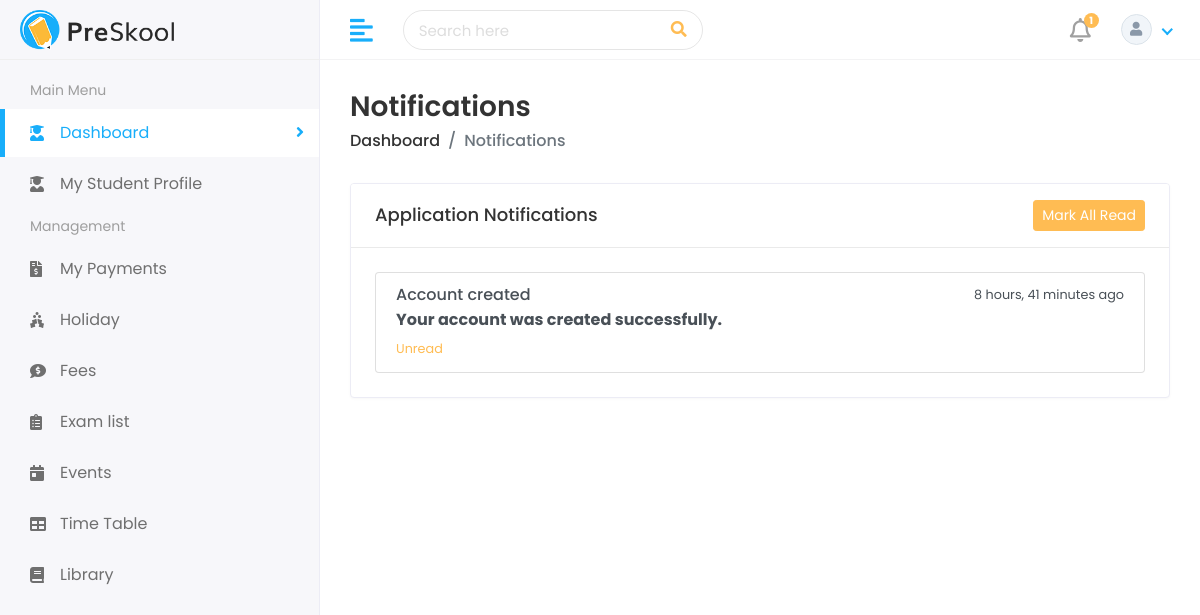
/authentication/notifications/ (signed in), run on an earlier commit of the app's database.
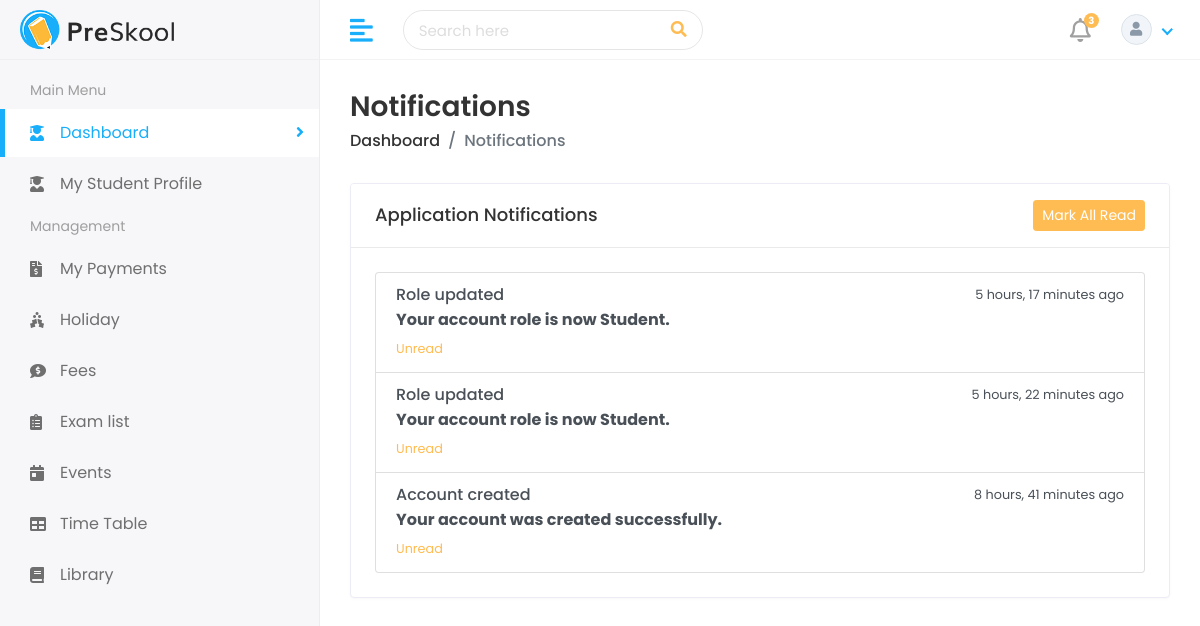
And on a later commit of the database.
### home_auth/models.py (models this page shows, shortened)
class Notification(models.Model):
    user = models.ForeignKey(settings.AUTH_USER_MODEL, on_delete=models.CASCADE, related_name="notifications")
    title = models.CharField(max_length=120)
    message = models.TextField()
    link = models.CharField(max_length=255, blank=True)
    is_read = models.BooleanField(default=False)
    created_at = models.DateTimeField(auto_now_add=True)
    class Meta:
        ordering = ["-created_at"]

### home_auth/views.py (the view)
# urls.py: path("notifications/", views.notification_list_view, name="notifications"),
@login_required
def notification_list_view(request):
    notifications = Notification.objects.filter(user=request.user)
    return render(request, "Home/notifications.html", {"notifications": notifications})

### home_auth/context_processors.py (called while the page is built)
def _profile_for_user(user):
    try:
        student = getattr(user, "student_profile", None)
    except ObjectDoesNotExist:
        student = None
    if student is not None:
        return student
    try:
        return getattr(user, "teacher_profile", None)
    except ObjectDoesNotExist:
        return None

### HOME/templates/Home/notifications.html
{% extends 'HOME/base.html' %}
{% load static %}
{% block body %}
<div class="page-wrapper">
<div class="content container-fluid">
<div class="page-header">
<div class="row">
<div class="col-sm-12">
<h3 class="page-title">Notifications</h3>
<ul class="breadcrumb">
<li class="breadcrumb-item"><a href="{% url 'index' %}">Dashboard</a></li>
<li class="breadcrumb-item active">Notifications</li>
</ul>
</div>
</div>
</div>
<div class="card">
<div class="card-header d-flex justify-content-between align-items-center">
<h5 class="card-title mb-0">Application Notifications</h5>
<a class="btn btn-sm btn-primary" href="{% url 'notifications_read_all' %}">Mark All Read</a>
</div>
<div class="card-body">
{% if notifications %}
<div class="list-group">
{% for notification in notifications %}
<a class="list-group-item list-group-item-action {% if not notification.is_read %}font-weight-bold{% endif %}" href="{% url 'notification_read' notification.id %}">
<div class="d-flex w-100 justify-content-between">
<h6 class="mb-1">{{ notification.title }}</h6>
<small>{{ notification.created_at|timesince }} ago</small>
</div>
<p class="mb-1">{{ notification.message }}</p>
{% if not notification.is_read %}
<small class="text-primary">Unread</small>
{% endif %}
</a>
{% endfor %}
</div>
{% else %}
<p class="mb-0">No notifications yet.</p>
{% endif %}
</div>
</div>
</div>
</div>
{% endblock %}

### HOME/templates/Home/base.html (shortened to what this page needs)
{% load static %}
<!DOCTYPE html>
<html lang="en">
   <head>
      <link rel="stylesheet" href="{% static 'plugins/bootstrap/css/bootstrap.min.css' %}">
      <link rel="stylesheet" href="{% static 'plugins/fontawesome/css/fontawesome.min.css' %}">
      <link rel="stylesheet" href="{% static 'plugins/fontawesome/css/all.min.css' %}">
      <link rel="stylesheet" href="{% static 'css/style.css' %}">
   </head>
   <body>
      <div class="main-wrapper">
         <div class="header">
            <div class="header-left">
               <a href="index.html" class="logo">
               <img src="{% static 'img/logo.png' %}" alt="Logo">
               </a>
            </div>
            <a href="javascript:void(0);" id="toggle_btn">
            <i class="fas fa-align-left"></i>
            </a>
            <div class="top-nav-search">
               <form>
                  <input type="text" class="form-control" placeholder="Search here">
                  <button class="btn" type="submit"><i class="fas fa-search"></i></button>
               </form>
            </div>
            <ul class="nav user-menu">
               <li class="nav-item dropdown noti-dropdown">
                  <a href="#" class="dropdown-toggle nav-link" data-toggle="dropdown">
                  <i class="far fa-bell"></i> <span class="badge badge-pill">{{ unread_notifications_count }}</span>
                  </a>
               </li>
               <li class="nav-item dropdown has-arrow">
                  <a href="#" class="dropdown-toggle nav-link" data-toggle="dropdown">
                  <span class="user-img">
                     {% if current_user_profile_image %}
                     <img class="rounded-circle" src="{{ current_user_profile_image }}" width="31" height="31" alt="{{ current_user_display_name }}">
                     {% else %}
                     <span class="avatar-placeholder avatar-placeholder-sm"><i class="fas fa-user"></i></span>
                     {% endif %}
                  </span>
                  </a>
               </li>
            </ul>
         </div>
         <div class="sidebar" id="sidebar">
            <div class="sidebar-inner">
               <div id="sidebar-menu" class="sidebar-menu">
                  <ul>
                     <li class="menu-title">
                        <span>Main Menu</span>
                     </li>
                     <li class="submenu active sidebar-expanded">
                        <a href="{% if current_user_is_admin %}{% url 'index' %}{% elif current_user_is_teacher %}{% url 'teacher-dashboard' %}{% elif current_user_is_student %}{% url 'student-dashboard' %}{% else %}#{% endif %}"><i class="fas fa-user-graduate"></i> <span> Dashboard</span> <span class="menu-arrow"></span></a>
                     </li>
                     {% if current_user_is_admin %}
                     <li>
                        <a href="{% url 'user_roles' %}"><i class="fas fa-user-shield"></i> <span>User Roles</span></a>
                     </li>
                     <li>
                        <a href="{% url 'profile_approvals' %}"><i class="fas fa-user-check"></i> <span>Pending Approvals</span></a>
                     </li>
                     <li class="submenu sidebar-expanded">
                        <a href="{% url 'student_list' %}"><i class="fas fa-user-graduate"></i> <span> Students</span> <span class="menu-arrow"></span></a>
                        <ul>
                           <li><a href="{% url 'student_list' %}">Student List</a></li>
                           <li><a href="{% url 'student_list' %}">Student View</a></li>
                           <li><a href="{% url 'add-student' %}">Student Add</a></li>
                           <li><a href="{% url 'student_list' %}">Student Edit</a></li>
                        </ul>
                     </li>
                     {% elif current_user_is_student %}
                     <li>
                        <a href="{% url 'student-dashboard' %}"><i class="fas fa-user-graduate"></i> <span>My Student Profile</span></a>
                     </li>
                     {% endif %}
                     <li class="menu-title">
                        <span>Management</span>
                     </li>
                     {% if current_user_is_admin %}
                     <li class="submenu sidebar-expanded">
                        <a href="{% url 'fee_collection_list' %}"><i class="fas fa-file-invoice-dollar"></i> <span> Accounts</span> <span class="menu-arrow"></span></a>
                        <ul>
                           <li><a href="{% url 'fee_collection_list' %}">Fees Collection</a></li>
                           <li><a href="{% url 'expense_list' %}">Expenses</a></li>
                           <li><a href="{% url 'salary_list' %}">Salary</a></li>
                           <li><a href="{% url 'add_fee_collection' %}">Add Fees</a></li>
                           <li><a href="{% url 'add_expense' %}">Add Expenses</a></li>
                           <li><a href="{% url 'add_salary' %}">Add Salary</a></li>
                        </ul>
                     </li>
                     {% elif current_user_is_student %}
                     <li>
                        <a href="{% url 'fee_collection_list' %}"><i class="fas fa-file-invoice-dollar"></i> <span>My Payments</span></a>
                     </li>
                     {% endif %}
                     <li>
                        <a href="{% url 'holiday_list' %}"><i class="fas fa-holly-berry"></i> <span>Holiday</span></a>
                     </li>
                     <li>
                        <a href="{% url 'fee_list' %}"><i class="fas fa-comment-dollar"></i> <span>Fees</span></a>
                     </li>
                     <li>
                        <a href="{% url 'exam_list' %}"><i class="fas fa-clipboard-list"></i> <span>Exam list</span></a>
                     </li>
                     <li>
                        <a href="{% url 'event_list' %}"><i class="fas fa-calendar-day"></i> <span>Events</span></a>
                     </li>
                     <li>
                        <a href="{% url 'timetable_list' %}"><i class="fas fa-table"></i> <span>Time Table</span></a>
                     </li>
                     <li>
                        <a href="{% url 'library_list' %}"><i class="fas fa-book"></i> <span>Library</span></a>
                     </li>
                  </ul>
               </div>
            </div>
         </div>
         {%block body%}
         {%endblock%}

What changed in the data, as far as the page shows it:
added Notification: title "Role updated", created_at "5 hours, 17 minutes", message "Your account role is now Student.", is_read "Unread"
added Notification: title "Role updated", created_at "5 hours, 22 minutes", message "Your account role is now Student.", is_read "Unread"
Also different on the page:
{{ unread_notifications_count }}: "1" → "3"
